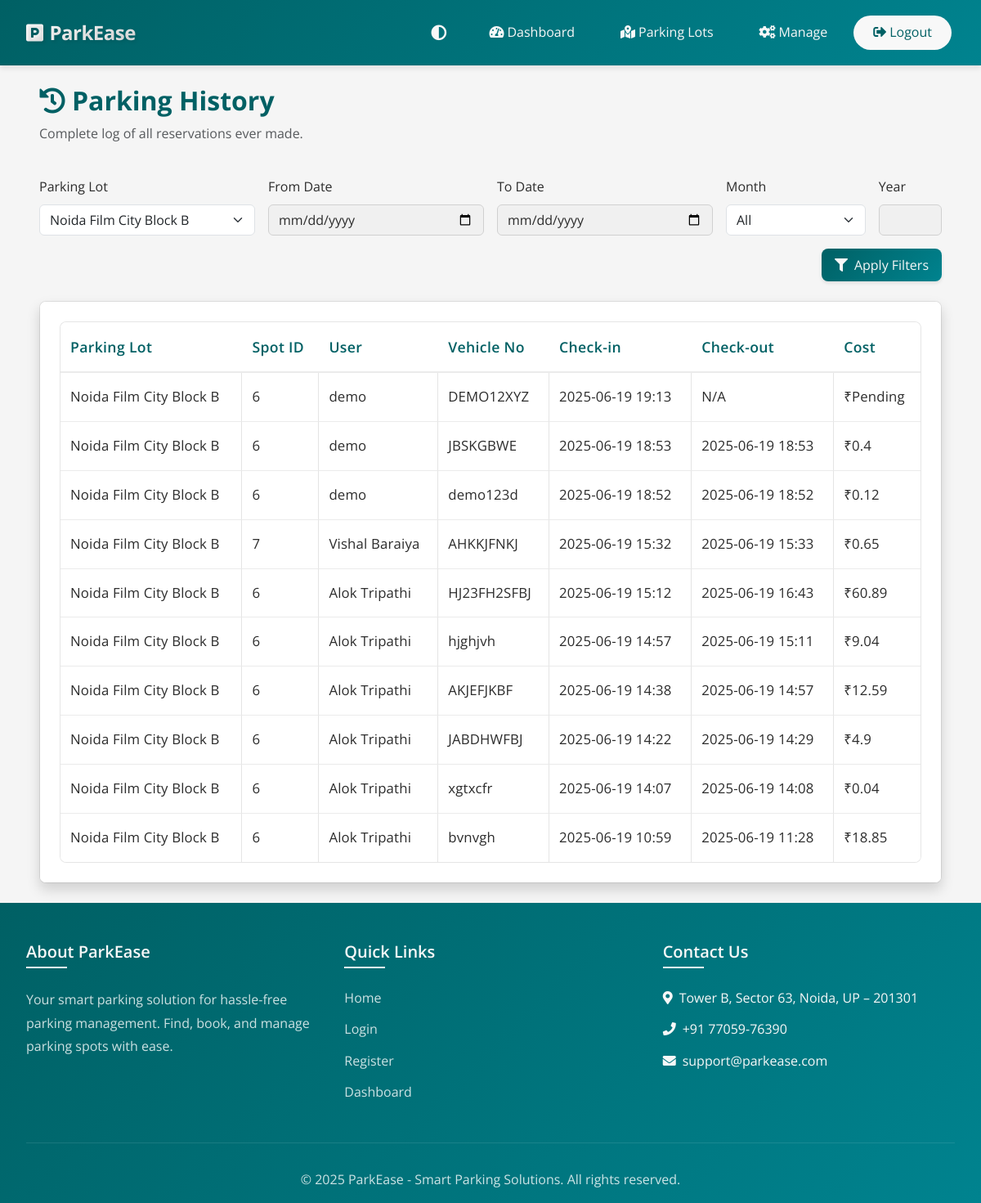
The app's page /admin/parking_history?lot_id=2 (signed in) with its own data.
### models.py (models this page shows, shortened)
class Reservation(db.Model):
    __tablename__ = 'reservations'
    id = db.Column(db.Integer, primary_key=True)
    spot_id = db.Column(db.Integer, db.ForeignKey('parking_spots.id'), nullable=False)
    user_id = db.Column(db.Integer, db.ForeignKey('users.id'), nullable=False)
    vehicle_number = db.Column(db.String(20), nullable=False)
    parking_timestamp = db.Column(db.DateTime, nullable=False, default=datetime.utcnow)
    expected_end_time = db.Column(db.DateTime, nullable=True)
    leaving_timestamp = db.Column(db.DateTime, nullable=True)
    parking_cost = db.Column(db.Float, nullable=True)
    payment_status = db.Column(db.String(20), nullable=True)
    payment_mode = db.Column(db.String(20), nullable=True)
    payment_time = db.Column(db.DateTime, nullable=True)
    force_released = db.Column(db.Boolean, nullable=True, default=False)

class ParkingLot(db.Model):
    __tablename__ = 'parking_lots'
    id = db.Column(db.Integer, primary_key=True)
    prime_location_name = db.Column(db.String(100), nullable=False)
    price = db.Column(db.Float, nullable=False)  # Price per hour
    address = db.Column(db.String(200), nullable=False)
    pincode = db.Column(db.Integer, nullable=False)
    max_spots = db.Column(db.Integer, nullable=False)
    created_at = db.Column(db.DateTime, default=datetime.utcnow)
    spots = db.relationship('ParkingSpot', backref='parking_lot', lazy=True, cascade='all, delete-orphan')

class ParkingSpot(db.Model):
    __tablename__ = 'parking_spots'
    id = db.Column(db.Integer, primary_key=True)
    lot_id = db.Column(db.Integer, db.ForeignKey('parking_lots.id'), nullable=False)
    status = db.Column(db.String(1), nullable=False, default='A')  # A = Available, O = Occupied
    reservations = db.relationship('Reservation', backref='parking_spot', lazy=True)

class User(UserMixin, db.Model):
    __tablename__ = 'users'
    id = db.Column(db.Integer, primary_key=True)
    email = db.Column(db.String(120), unique=True, nullable=False)
    password_hash = db.Column(db.String(128))
    name = db.Column(db.String(100), nullable=False)
    address = db.Column(db.String(200), nullable=False)
    pincode = db.Column(db.String(10), nullable=False)
    created_at = db.Column(db.DateTime, default=datetime.utcnow)
    user_type = db.Column(db.String(20), default='user')
    reservations = db.relationship('Reservation', backref='user', lazy=True)

### routes/admin/parking_history.py (the view, shortened to what this page needs)
@admin_bp.route('/parking_history', methods=['GET'])
@login_required
def parking_history():
    if session.get('user_type') != 'admin':
        flash('Access denied', 'danger')
        return redirect(url_for('main.index'))
    lot_id = request.args.get('lot_id', type=int)
    date_from = request.args.get('date_from')
    date_to = request.args.get('date_to')
    month = request.args.get('month')
    year = request.args.get('year', type=int)
    query = db.session.query(Reservation, ParkingSpot, ParkingLot, User)
    query = query.join(ParkingSpot, Reservation.spot_id == ParkingSpot.id)
    query = query.join(ParkingLot, ParkingSpot.lot_id == ParkingLot.id)
    query = query.outerjoin(User, Reservation.user_id == User.id)
    if lot_id:
        query = query.filter(ParkingLot.id == lot_id)
    if date_from:
        try:
            date_from_dt = datetime.strptime(date_from, '%Y-%m-%d')
            query = query.filter(Reservation.parking_timestamp >= date_from_dt)
        except Exception:
            pass
    if date_to:
        try:
            date_to_dt = datetime.strptime(date_to, '%Y-%m-%d')
            query = query.filter(Reservation.parking_timestamp <= date_to_dt)
        except Exception:
            pass
    reservations = query.order_by(Reservation.parking_timestamp.desc()).all()
    lots = ParkingLot.query.order_by(ParkingLot.prime_location_name).all()
    return render_template('admin_parking_history.html',
        reservations=reservations,
        lots=lots,
        selected_lot=lot_id,
        date_from=date_from,
        date_to=date_to,
        month=month,
        year=year
    )

### app.py (called while the page is built)
@login_manager.user_loader
def load_user(user_id):
    if session.get('user_type') == 'admin':
        return Admin.query.get(int(user_id))
    return User.query.get(int(user_id))

### utils.py (called while the page is built)
def utc_to_ist(utc_dt):
    if utc_dt is None:  # this will convert utc datetime into ist datetime
        return None
    if utc_dt.tzinfo is None:
        utc_dt = timezone('UTC').localize(utc_dt)
    ist = timezone('Asia/Kolkata')
    return utc_dt.astimezone(ist)

def format_ist_datetime(utc_dt, format='%Y-%m-%d %H:%M'):
    if utc_dt is None:
        return 'N/A'
    ist_dt = utc_to_ist(utc_dt)
    return ist_dt.strftime(format)

### templates/admin_parking_history.html (shortened to what this page needs)
{% extends 'base.html' %}
{% block content %}
<div class="container-fluid px-4 px-md-5 py-4">
    <div class="row mb-4">
        <div class="col-12">
            <h2 class="fw-bold mb-2" style="color: var(--primary-color);">
                <i class="fas fa-history me-2"></i>Parking History
            </h2>
            <p class="text-muted dark-mode-text parking-history-subtext">Complete log of all reservations ever made.</p>
        </div>
    </div>
    <form method="get" class="row g-3 mb-4 align-items-end">
        <div class="col-md-3">
            <label for="lot_id" class="form-label">Parking Lot</label>
            <select class="form-select" id="lot_id" name="lot_id">
                {% for lot in lots %}
                <option value="{{ lot.id }}" {% if selected_lot and lot.id == selected_lot %}selected{% endif %}>{{ lot.prime_location_name }}</option>
                {% endfor %}
            </select>
        </div>
        <div class="col-md-3">
            <label for="date_from" class="form-label">From Date</label>
            <input type="date" class="form-control" id="date_from" name="date_from" value="{{ date_from or '' }}">
        </div>
        <div class="col-md-3">
            <label for="date_to" class="form-label">To Date</label>
            <input type="date" class="form-control" id="date_to" name="date_to" value="{{ date_to or '' }}">
        </div>
        <div class="col-md-2">
            <label for="month" class="form-label">Month</label>
            <select class="form-select" id="month" name="month">
                <option value="">All</option>
            </select>
        </div>
        <div class="col-md-1">
            <label for="year" class="form-label">Year</label>
            <input type="number" class="form-control" id="year" name="year" min="2000" max="2100" value="{{ year or '' }}">
        </div>
        <div class="col-md-12 d-flex justify-content-end">
            <button type="submit" class="btn btn-primary"><i class="fas fa-filter me-2"></i>Apply Filters</button>
        </div>
    </form>
    <div class="card bg-white dark-mode-card rounded shadow">
        <div class="card-body p-4">
            <div class="table-responsive">
                <table class="table admin-table" id="historyTable" width="100%" cellspacing="0">
                    <thead>
                        <tr>
                            <th>Parking Lot</th>
                            <th>Spot ID</th>
                            <th>User</th>
                            <th>Vehicle No</th>
                            <th>Check-in</th>
                            <th>Check-out</th>
                            <th>Cost</th>
                        </tr>
                    </thead>
                    <tbody>
                        {% if reservations|length == 0 %}
                        <tr>
                            <td colspan="7" class="text-center text-muted">No reservation history found.</td>
                        </tr>
                        {% else %}
                        {% for reservation, spot, lot, user in reservations %}
                        <tr>
                            <td>{{ lot.prime_location_name }}</td>
                            <td>{{ spot.id }}</td>
                            <td>{{ user.name if user else 'Deleted User' }}</td>
                            <td>{{ reservation.vehicle_number or 'N/A' }}</td>
                            <td>{{ format_ist_datetime(reservation.parking_timestamp) }}</td>
                            <td>{{ format_ist_datetime(reservation.leaving_timestamp) }}</td>
                            <td>₹{{ reservation.parking_cost or 'Pending' }}</td>
                        </tr>
                        {% endfor %}
                        {% endif %}
                    </tbody>
                </table>
            </div>
        </div>
    </div>
</div>
{% endblock %}

### static/css/style.css (style rules this page uses)
body { font-family: 'Open Sans', sans-serif; min-height: 100vh; display: flex; flex-direction: column; color: var(--text-color); line-height: 1.6; background-color: var(--body-bg); }
.card { position: relative; border: 1.5px solid rgba(0,0,0,0.08) !important; border-radius: var(--border-radius); transition: all 0.3s ease; background-clip: padding-box; overflow: hidden; box-shadow: 0 2px 8px rgba(0,0,0,0.03); }
.card-body { position: relative; background-color: var(--card-bg); }
.card, .dashboard-card, .parking-lot-card .card, .admin-card, .modal-content { border-radius: var(--border-radius) !important; }
.card::before, .card::after, .dashboard-card::before, .dashboard-card::after, .parking-lot-card .card::before, .parking-lot-card .card::after, .admin-card::before, .admin-card::after, .modal-content::before, .modal-content::after { display: none !important; }
.card, .dashboard-card, .parking-lot-card .card, .admin-card, .modal-content { background-color: var(--card-bg); }
.card-body { padding: 1.25rem; }
.table { border: 1px solid rgba(0, 0, 0, 0.1); border-radius: var(--border-radius); overflow: hidden; background-color: var(--table-bg); color: var(--text-color); }
.table th { border-bottom: 1px solid rgba(0, 0, 0, 0.1); background-color: var(--table-bg); color: var(--primary-color); font-weight: 600; }
.table td { border-bottom: 1px solid rgba(0, 0, 0, 0.1); border-right: 1px solid rgba(0, 0, 0, 0.1); }
.table td:last-child { border-right: none; }
.table tr:last-child td { border-bottom: none; }
.btn { background-color: var(--primary-color); color: var(--white); border: none; padding: 0.5rem 1rem; border-radius: var(--border-radius); text-decoration: none; transition: all 0.3s ease; }
.btn-primary { background-color: var(--primary-color); color: var(--white); text-decoration: none; }
.form-control { border: 1px solid rgba(0, 0, 0, 0.2); }
.fas, .far, .fab { display: inline-block; font-style: normal; font-variant: normal; text-rendering: auto; -webkit-font-smoothing: antialiased; line-height: 1; }
.card, .btn, .nav-link { transition: all 0.3s ease; }
.table tbody tr { transition: background-color 0.3s ease; }
html { scroll-behavior: smooth; }
.btn { position: relative; overflow: hidden; }
.btn::after { content: ''; position: absolute; top: 50%; left: 50%; width: 5px; height: 5px; background: rgba(255, 255, 255, 0.5); opacity: 0; border-radius: 100%; transform: scale(1, 1) translate(-50%); transform-origin: 50% 50%; }
:root { --primary-color: #006064; --primary-hover: #00838f; --secondary-color: #546e7a; --success-color: #2e7d32; --danger-color: #c62828; --warning-color: #f57f17; --info-color: #0277bd; --light-color: #f5f5f5; --dark-color: #263238; --body-bg: #ffffff; --card-bg: #ffffff; --text-color: #37474f; --text-muted: #607d8b; --border-color: rgba(0, 0, 0, 0.15); --border-hover: rgba(0, 0, 0, 0.25); --box-shadow: 0 2px 4px rgba(0, 0, 0, 0.1); --box-shadow-hover: 0 4px 8px rgba(0, 0, 0, 0.15); --border-radius: 8px; --transition-speed: 0.3s; }
.card-body { border-radius: 0; overflow: hidden; }
.card-body { flex: 1; overflow: hidden; }

### static/css/admin.css (style rules this page uses)
body { font-family: 'Open Sans', sans-serif; }
.admin-table { width: 100%; margin-bottom: 0; border-collapse: separate; border-spacing: 0; }
.admin-table th { font-weight: 600; color: var(--text-color); background: var(--light-bg); white-space: nowrap; padding: 1rem 0.75rem; letter-spacing: 0.02em; font-size: 1.1rem; border-bottom: 2px solid var(--border-color); }
.admin-table td { vertical-align: middle; padding: 1rem 0.75rem; font-size: 1.05rem; letter-spacing: 0.01em; color: var(--text-color); border-bottom: 1px solid var(--border-color); }
.admin-table tbody tr:last-child td { border-bottom: none; }

### records on screen
Reservation: prime_location_name "Noida Film City Block B", id "6", name "demo", vehicle_number "DEMO12XYZ", parking_timestamp "2025-06-19 19:13", leaving_timestamp "N/A", parking_cost "Pending"
Reservation: prime_location_name "Noida Film City Block B", id "6", name "demo", vehicle_number "JBSKGBWE", parking_timestamp "2025-06-19 18:53", leaving_timestamp "2025-06-19 18:53", parking_cost "0.4"
Reservation: prime_location_name "Noida Film City Block B", id "6", name "demo", vehicle_number "demo123d", parking_timestamp "2025-06-19 18:52", leaving_timestamp "2025-06-19 18:52", parking_cost "0.12"
Reservation: prime_location_name "Noida Film City Block B", id "7", name "Vishal Baraiya", vehicle_number "AHKKJFNKJ", parking_timestamp "2025-06-19 15:32", leaving_timestamp "2025-06-19 15:33", parking_cost "0.65"
Reservation: prime_location_name "Noida Film City Block B", id "6", name "Alok Tripathi", vehicle_number "HJ23FH2SFBJ", parking_timestamp "2025-06-19 15:12", leaving_timestamp "2025-06-19 16:43", parking_cost "60.89"
Reservation: prime_location_name "Noida Film City Block B", id "6", name "Alok Tripathi", vehicle_number "hjghjvh", parking_timestamp "2025-06-19 14:57", leaving_timestamp "2025-06-19 15:11", parking_cost "9.04"
Reservation: prime_location_name "Noida Film City Block B", id "6", name "Alok Tripathi", vehicle_number "AKJEFJKBF", parking_timestamp "2025-06-19 14:38", leaving_timestamp "2025-06-19 14:57", parking_cost "12.59"
Reservation: prime_location_name "Noida Film City Block B", id "6", name "Alok Tripathi", vehicle_number "JABDHWFBJ", parking_timestamp "2025-06-19 14:22", leaving_timestamp "2025-06-19 14:29", parking_cost "4.9"
Reservation: prime_location_name "Noida Film City Block B", id "6", name "Alok Tripathi", vehicle_number "xgtxcfr", parking_timestamp "2025-06-19 14:07", leaving_timestamp "2025-06-19 14:08", parking_cost "0.04"
Reservation: prime_location_name "Noida Film City Block B", id "6", name "Alok Tripathi", vehicle_number "bvnvgh", parking_timestamp "2025-06-19 10:59", leaving_timestamp "2025-06-19 11:28", parking_cost "18.85"

### other values on screen
form field lot_id "Noida Film City Block B"
